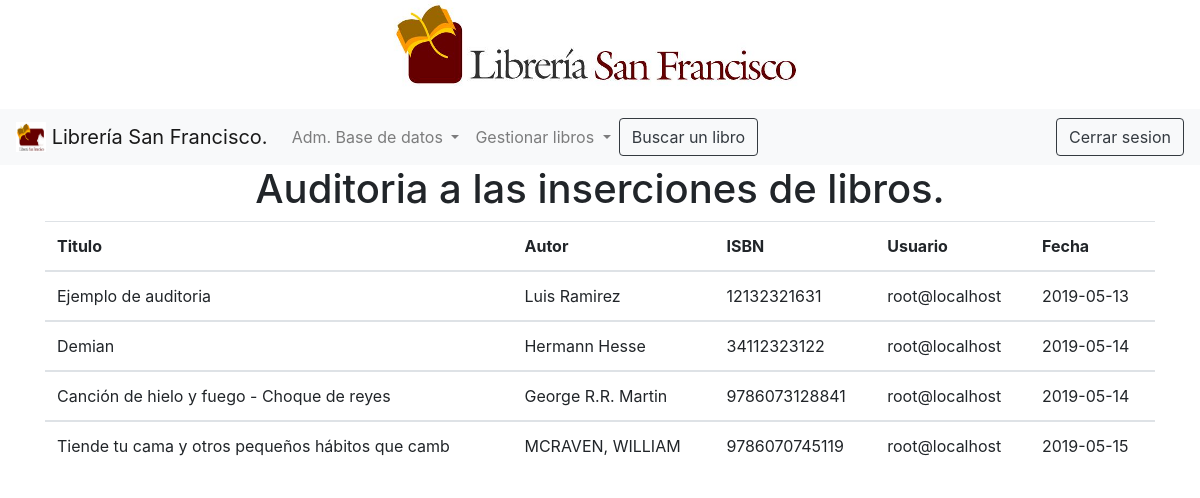
Page /auditoria.php (signed in) on the committed database.
### tables this page shows
CREATE TABLE `tabla_auditoria` (
  `is_auditoria` int(11) NOT NULL,
  `titulo_copia` varchar(100) NOT NULL,
  `autor_copia` varchar(50) NOT NULL,
  `isbn_copia` varchar(50) NOT NULL,
  `usuario` varchar(50) NOT NULL,
  `fecha` date NOT NULL
);

### auditoria.php (the view, shortened to what this page needs)
<?php
require 'conexion.php';
$sql = "SELECT * FROM tabla_auditoria";
$resultado = $conexion->query($sql);
?>
<!DOCTYPE html>
<html>
<head>
</head>
<body>
	<?php include 'navbar.php'; ?>
	<div class="container" style="margin:auto;">
    <center>
        <h1>Auditoria a las inserciones de libros.</h1>
    </center>
        <center>
          <table class="table">
              <thead>
                  <tr>
                      <th scope="col">Titulo</th>
                      <th scope="col">Autor</th>
                      <th scope="col">ISBN</th>
                      <th scope="col">Usuario</th>
                      <th scope="col">Fecha</th>
              </thead>
              <?php while($row = $resultado->fetch_assoc()):?>
              <?php
                $tirulo_copia = $row["titulo_copia"];
                  $autor_copia= $row["autor_copia"];
                  $isbn_copia = $row["isbn_copia"];
                  $usuario= $row["usuario"];
                  $fecha = $row["fecha"];
              ?>
              <tbody>
                  <tr>
                      <td scope="row"><?php echo $tirulo_copia ?></td>
                      <td><?php echo $autor_copia ?></td>
                      <td><?php echo  $isbn_copia ?></td>
                      <td><?php echo $usuario ?></td>
                      <td><?php echo $fecha ?></td>
                  </tr>
                  <?php endwhile; ?>
              </tbody>
          </table>
        </center>
    </div>
</body>
</html>

### rows in the picture
tabla_auditoria: titulo_copia "Ejemplo de auditoria", autor_copia "Luis Ramirez", isbn_copia "12132321631", usuario "root@localhost", fecha "2019-05-13"
tabla_auditoria: titulo_copia "Demian", autor_copia "Hermann Hesse", isbn_copia "34112323122", usuario "root@localhost", fecha "2019-05-14"
tabla_auditoria: titulo_copia "Canción de hielo y fuego - Choque de reyes", autor_copia "George R.R. Martin", isbn_copia "9786073128841", usuario "root@localhost", fecha "2019-05-14"
tabla_auditoria: titulo_copia "Tiende tu cama y otros pequeños hábitos que camb", autor_copia "MCRAVEN, WILLIAM", isbn_copia "9786070745119", usuario "root@localhost", fecha "2019-05-15"
